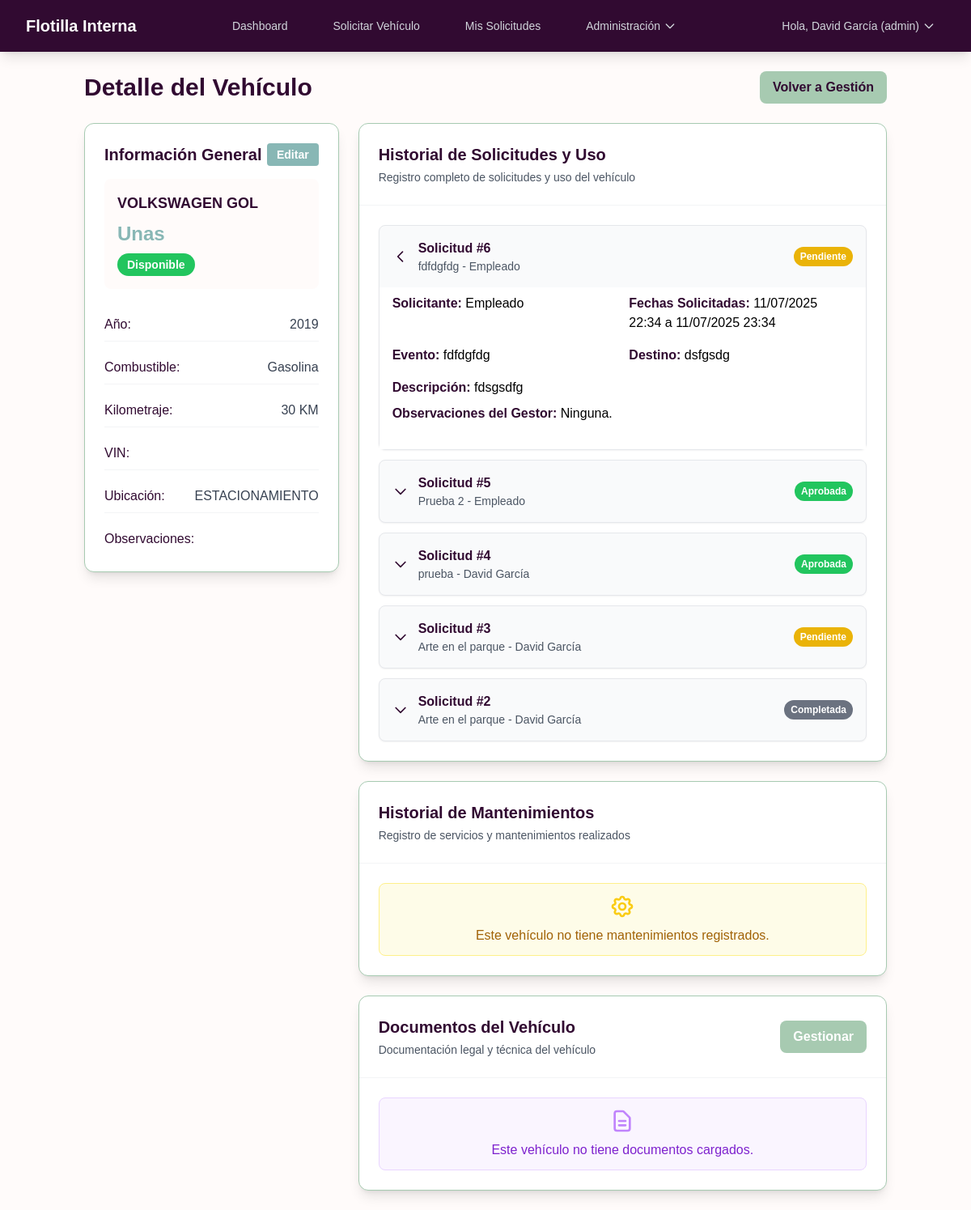
Screenshot of /detalle_vehiculo.php?id=1 (signed in) with the database file from the repository.
### tables this page shows
CREATE TABLE `vehiculos` (
  `id` int NOT NULL,
  `marca` varchar(100) NOT NULL,
  `modelo` varchar(100) NOT NULL,
  `anio` int NOT NULL,
  `placas` varchar(20) NOT NULL,
  `vin` varchar(255) DEFAULT NULL,
  `tipo_combustible` enum('Gasolina','Diésel','Eléctrico','Híbrido') NOT NULL,
  `kilometraje_actual` int NOT NULL DEFAULT '0',
  `estatus` enum('disponible','en_uso','en_mantenimiento','inactivo') NOT NULL DEFAULT 'disponible',
  `ubicacion_actual` varchar(255) DEFAULT NULL,
  `observaciones` text,
  `fecha_registro` datetime DEFAULT CURRENT_TIMESTAMP
);

CREATE TABLE `solicitudes_vehiculos` (
  `id` int NOT NULL,
  `usuario_id` int NOT NULL,
  `vehiculo_id` int DEFAULT NULL,
  `fecha_salida_solicitada` datetime NOT NULL,
  `fecha_regreso_solicitada` datetime NOT NULL,
  `descripcion` text NOT NULL,
  `destino` varchar(255) NOT NULL,
  `evento` varchar(255) NOT NULL,
  `estatus_solicitud` enum('pendiente','aprobada','rechazada','en_curso','completada','cancelada') NOT NULL DEFAULT 'pendiente',
  `fecha_aprobacion` datetime DEFAULT NULL,
  `aprobado_por` int DEFAULT NULL,
  `observaciones_aprobacion` text,
  `fecha_creacion` datetime DEFAULT CURRENT_TIMESTAMP
);

CREATE TABLE `usuarios` (
  `id` int NOT NULL,
  `nombre` varchar(255) NOT NULL,
  `correo_electronico` varchar(255) NOT NULL,
  `password` varchar(255) DEFAULT NULL,
  `rol` enum('admin','empleado','flotilla_manager') NOT NULL DEFAULT 'empleado',
  `estatus_cuenta` enum('pendiente_aprobacion','activa','rechazada','inactiva') NOT NULL DEFAULT 'pendiente_aprobacion',
  `estatus_usuario` enum('activo','amonestado','suspendido') NOT NULL DEFAULT 'activo',
  `google_id` varchar(255) DEFAULT NULL,
  `fecha_creacion` datetime DEFAULT CURRENT_TIMESTAMP,
  `ultima_sesion` datetime DEFAULT NULL
);

CREATE TABLE `historial_uso_vehiculos` (
  `id` int NOT NULL,
  `solicitud_id` int NOT NULL,
  `vehiculo_id` int NOT NULL,
  `usuario_id` int NOT NULL,
  `kilometraje_salida` int NOT NULL,
  `nivel_combustible_salida` decimal(5,2) NOT NULL,
  `fecha_salida_real` datetime NOT NULL,
  `observaciones_salida` text,
  `kilometraje_regreso` int DEFAULT NULL,
  `nivel_combustible_regreso` decimal(5,2) DEFAULT NULL,
  `fecha_regreso_real` datetime DEFAULT NULL,
  `observaciones_regreso` text,
  `fotos_salida_medidores_url` longtext,
  `fotos_salida_observaciones_url` longtext,
  `fotos_regreso_medidores_url` longtext,
  `fotos_regreso_observaciones_url` longtext
);

### public/detalle_vehiculo.php (the view, shortened to what the rows shown need)
<?php
$db = connectDB();
$vehiculo_id = filter_var($_GET['id'] ?? null, FILTER_VALIDATE_INT);
$vehiculo = null;
$solicitudes_historicas = [];
if (!$vehiculo_id) {
    $error_message = 'ID de vehículo no proporcionado o inválido.';
} else {
    if ($db) {
        try {
            $stmt_vehiculo = $db->prepare("SELECT * FROM vehiculos WHERE id = :vehiculo_id");
            $stmt_vehiculo->bindParam(':vehiculo_id', $vehiculo_id);
            $stmt_vehiculo->execute();
            $vehiculo = $stmt_vehiculo->fetch(PDO::FETCH_ASSOC);
            if (!$vehiculo) {
                $error_message = 'Vehículo no encontrado.';
            } else {
                $stmt_solicitudes = $db->prepare("
                    SELECT
                        s.id AS solicitud_id,
                        s.usuario_id,
                        s.fecha_salida_solicitada,
                        s.fecha_regreso_solicitada,
                        s.evento,
                        s.descripcion,
                        s.destino,
                        s.estatus_solicitud,
                        s.observaciones_aprobacion,
                        u.nombre AS usuario_nombre,
                        hu.kilometraje_salida,
                        hu.nivel_combustible_salida,
                        hu.fecha_salida_real,
                        hu.observaciones_salida,
                        hu.fotos_salida_medidores_url,
                        hu.fotos_salida_observaciones_url,
                        hu.kilometraje_regreso,
                        hu.nivel_combustible_regreso,
                        hu.fecha_regreso_real,
                        hu.observaciones_regreso,
                        hu.fotos_regreso_medidores_url,
                        hu.fotos_regreso_observaciones_url
                    FROM solicitudes_vehiculos s
                    JOIN usuarios u ON s.usuario_id = u.id
                    LEFT JOIN historial_uso_vehiculos hu ON s.id = hu.solicitud_id
                    WHERE s.vehiculo_id = :vehiculo_id
                    ORDER BY s.fecha_salida_solicitada DESC
                ");
                $stmt_solicitudes->bindParam(':vehiculo_id', $vehiculo_id);
                $stmt_solicitudes->execute();
                $solicitudes_historicas = $stmt_solicitudes->fetchAll(PDO::FETCH_ASSOC);
            }
        } catch (PDOException $e) {
            error_log("Error al cargar detalle de vehículo: " . $e->getMessage());
            $error_message = 'Ocurrió un error al cargar los detalles del vehículo: ' . $e->getMessage();
        }
    } else {
        $error_message = 'No se pudo conectar a la base de datos.';
    }
}
?>
<!DOCTYPE html>
<html lang="es">
<head>
    <script src="https://cdn.tailwindcss.com"></script>
    <link rel="stylesheet" href="css/colors.css">
    <link rel="stylesheet" href="css/style.css">
</head>
<body class="bg-parchment min-h-screen">
    <div class="container mx-auto px-4 py-6">
        <div class="flex justify-between items-center mb-6">
            <h1 class="text-3xl font-bold text-darkpurple">Detalle del Vehículo</h1>
        </div>
        <div class="grid grid-cols-1 lg:grid-cols-3 gap-6">
            <div class="lg:col-span-1">
                <div class="bg-white rounded-xl shadow-lg p-6 border border-cambridge2 sticky top-6">
                    <div class="mb-6 p-4 bg-parchment rounded-lg">
                        <h4 class="text-lg font-bold text-darkpurple mb-2"><?php echo htmlspecialchars($vehiculo['marca'] . ' ' . $vehiculo['modelo']); ?></h4>
                        <p class="text-2xl font-bold text-cambridge1 mb-2"><?php echo htmlspecialchars($vehiculo['placas']); ?></p>
                        <span class="inline-block px-3 py-1 text-sm font-semibold rounded-full <?php
                                                                                                switch ($vehiculo['estatus']) {
                                                                                                    case 'disponible':
                                                                                                        echo 'bg-green-500 text-white';
                                                                                                        break;
                                                                                                }
                                                                                                ?>"><?php echo htmlspecialchars(ucfirst($vehiculo['estatus'])); ?></span>
                    </div>
                    <div class="space-y-3">
                        <div class="flex justify-between items-center py-2 border-b border-gray-100">
                            <span class="font-medium text-darkpurple">Año:</span>
                            <span class="text-gray-700"><?php echo htmlspecialchars($vehiculo['anio']); ?></span>
                        </div>
                        <div class="flex justify-between items-center py-2 border-b border-gray-100">
                            <span class="font-medium text-darkpurple">Combustible:</span>
                            <span class="text-gray-700"><?php echo htmlspecialchars($vehiculo['tipo_combustible']); ?></span>
                        </div>
                        <div class="flex justify-between items-center py-2 border-b border-gray-100">
                            <span class="font-medium text-darkpurple">Kilometraje:</span>
                            <span class="text-gray-700"><?php echo htmlspecialchars(number_format($vehiculo['kilometraje_actual'])); ?> KM</span>
                        </div>
                        <div class="flex justify-between items-center py-2 border-b border-gray-100">
                            <span class="font-medium text-darkpurple">Ubicación:</span>
                            <span class="text-gray-700"><?php echo htmlspecialchars($vehiculo['ubicacion_actual'] ?? 'N/A'); ?></span>
                        </div>
                    </div>
                </div>
            </div>
            <div class="lg:col-span-2 space-y-6">
                <div class="bg-white rounded-xl shadow-lg border border-cambridge2">
                    <div class="p-6">
                        <?php if (empty($solicitudes_historicas)): ?>
                            <div class="bg-blue-50 border border-blue-200 text-blue-700 px-4 py-3 rounded-lg text-center">
                                <svg class="w-8 h-8 mx-auto mb-2 text-blue-400" fill="none" stroke="currentColor" viewBox="0 0 24 24">
                                    <path stroke-linecap="round" stroke-linejoin="round" stroke-width="2" d="M9 12h6m-6 4h6m2 5H7a2 2 0 01-2-2V5a2 2 0 012-2h5.586a1 1 0 01.707.293l5.414 5.414a1 1 0 01.293.707V19a2 2 0 01-2 2z"></path>
                                </svg>
                                Este vehículo no tiene solicitudes o historial de uso registrado.
                            </div>
                        <?php else: ?>
                            <div class="space-y-3">
                                <?php foreach ($solicitudes_historicas as $index => $solicitud): ?>
                                    <div class="border border-gray-200 rounded-lg bg-gray-50 shadow-sm hover:shadow-md transition-shadow">
                                        <div class="flex flex-wrap justify-between items-center p-4 cursor-pointer hover:bg-white hover:bg-opacity-50 transition" onclick="toggleSolicitud(<?php echo $index; ?>)">
                                            <div class="flex items-center gap-3">
                                                <svg id="icon-<?php echo $index; ?>" class="w-5 h-5 text-darkpurple transition-transform" fill="none" stroke="currentColor" viewBox="0 0 24 24">
                                                    <path stroke-linecap="round" stroke-linejoin="round" stroke-width="2" d="M19 9l-7 7-7-7"></path>
                                                </svg>
                                                <div>
                                                    <span class="font-semibold text-darkpurple">Solicitud #<?php echo htmlspecialchars($solicitud['solicitud_id']); ?></span>
                                                    <p class="text-sm text-gray-600"><?php echo htmlspecialchars($solicitud['evento']); ?> - <?php echo htmlspecialchars($solicitud['usuario_nombre']); ?></p>
                                                </div>
                                            </div>
                                            <span class="inline-block px-2 py-1 text-xs font-semibold rounded-full <?php
                                                                                                                    switch ($solicitud['estatus_solicitud']) {
                                                                                                                        case 'pendiente':
                                                                                                                            echo 'bg-yellow-500 text-white';
                                                                                                                            break;
                                                                                                                        case 'aprobada':
                                                                                                                            echo 'bg-green-500 text-white';
                                                                                                                            break;
                                                                                                                        case 'completada':
                                                                                                                            echo 'bg-gray-500 text-white';
                                                                                                                            break;
                                                                                                                    }
                                                                                                                    ?>"><?php echo htmlspecialchars(ucfirst($solicitud['estatus_solicitud'])); ?></span>
                                        </div>
                                        <div id="content-<?php echo $index; ?>" class="hidden px-4 pb-4 bg-white">
                                            <div class="grid grid-cols-1 md:grid-cols-2 gap-4 mb-4 pt-2">
                                                <p><span class="font-semibold text-darkpurple">Solicitante:</span> <?php echo htmlspecialchars($solicitud['usuario_nombre']); ?></p>
                                                <p><span class="font-semibold text-darkpurple">Fechas Solicitadas:</span> <?php echo date('d/m/Y H:i', strtotime($solicitud['fecha_salida_solicitada'])); ?> a <?php echo date('d/m/Y H:i', strtotime($solicitud['fecha_regreso_solicitada'])); ?></p>
                                                <p><span class="font-semibold text-darkpurple">Evento:</span> <?php echo htmlspecialchars($solicitud['evento']); ?></p>
                                                <p><span class="font-semibold text-darkpurple">Destino:</span> <?php echo htmlspecialchars($solicitud['destino']); ?></p>
                                            </div>
                                            <p class="mb-2"><span class="font-semibold text-darkpurple">Descripción:</span> <?php echo htmlspecialchars($solicitud['descripcion']); ?></p>
                                            <p class="mb-4"><span class="font-semibold text-darkpurple">Observaciones del Gestor:</span> <?php echo htmlspecialchars($solicitud['observaciones_aprobacion'] ?? 'Ninguna.'); ?></p>
                                        </div>
                                    </div>
                                <?php endforeach; ?>
                            </div>
                        <?php endif; ?>
                    </div>
                </div>
            </div>
        </div>
    </div>
</body>
</html>

### rows the page displays
vehiculos: marca+modelo "VOLKSWAGEN GOL", placas "Unas", estatus "Disponible", anio "2019", tipo_combustible "Gasolina", kilometraje_actual "30", ubicacion_actual "ESTACIONAMIENTO"
solicitudes_vehiculos: id "6", evento "fdfdgfdg", usuario.nombre "Empleado", estatus_solicitud "Pendiente", fecha_salida_solicitada "11/07/2025 22:34", fecha_regreso_solicitada "11/07/2025 23:34", destino "dsfgsdg", descripcion "fdsgsdfg", observaciones_aprobacion "Ninguna."
solicitudes_vehiculos: id "5", evento "Prueba 2", usuario.nombre "Empleado", estatus_solicitud "Aprobada"
solicitudes_vehiculos: id "4", evento "prueba", usuario.nombre "David García", estatus_solicitud "Aprobada"
solicitudes_vehiculos: id "3", evento "Arte en el parque", usuario.nombre "David García", estatus_solicitud "Pendiente"
historial_uso_vehiculos: solicitud "2", solicitud.evento "Arte en el parque", usuario.nombre "David García", solicitud.estatus_solicitud "Completada"

### other values shown
$nombre_usuario_sesion "David García"
$rol_usuario_sesion "admin"
